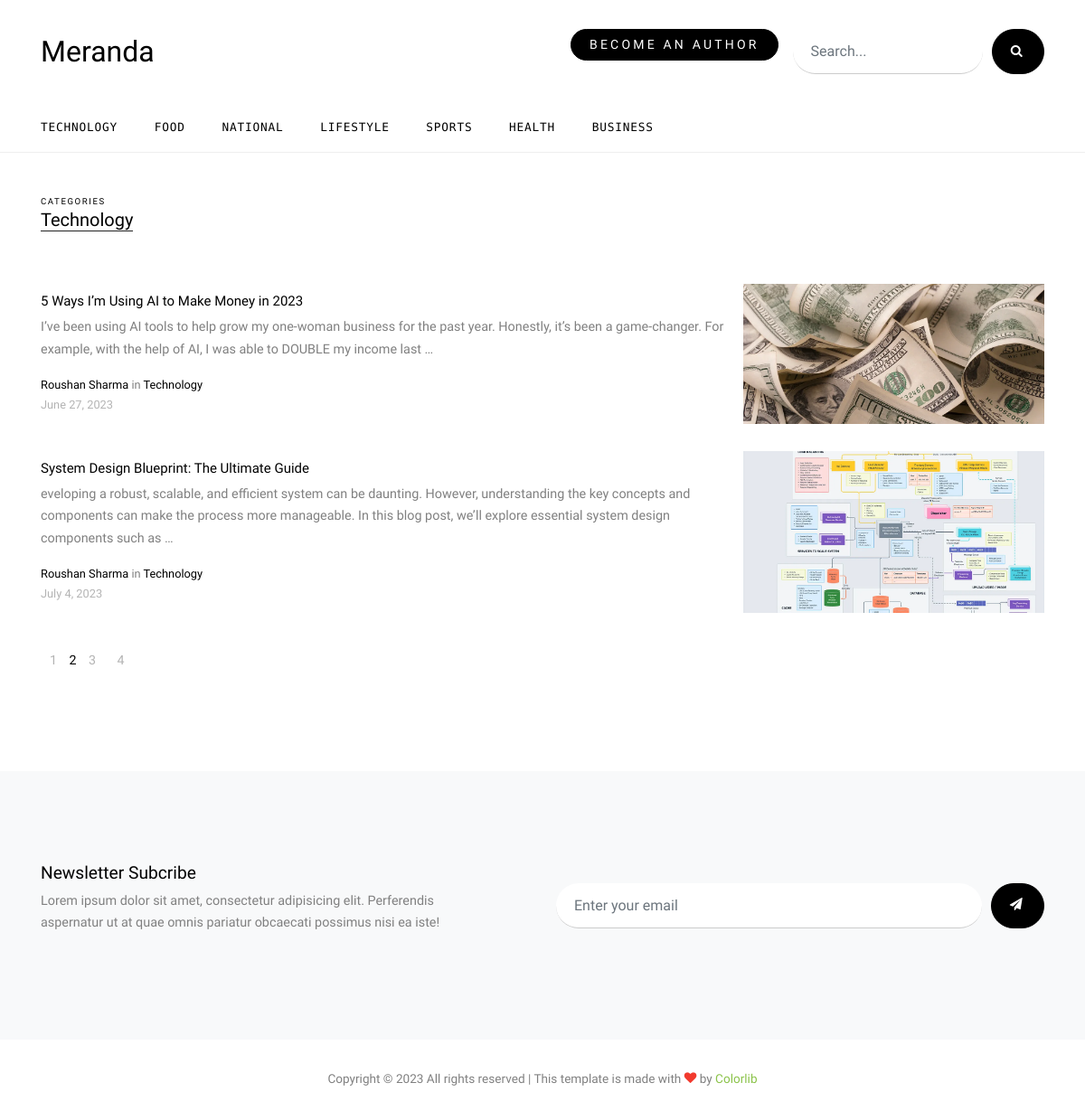
Page /category/Technology on the committed database.
### blogs/models.py (models this page shows, shortened)
class Category(models.Model):
    name = models.CharField(max_length=35)
    def __str__(self):
        return self.name

class Blog(models.Model):
    title = models.CharField(max_length=150)
    description = models.TextField()
    category = models.ForeignKey(Category, on_delete=models.SET_NULL, null=True)
    author = models.ForeignKey(Author, null=True, on_delete=models.SET_NULL)
    created_at = models.DateField(auto_now_add=True)
    last_edit = models.DateTimeField(auto_now=True)
    image = models.ImageField(null=True, blank=True)
    @property
    def imageURL(self):
        url = ""
        try:
            url = self.image.url
        except:
            url = ""
        return url

class Author(models.Model):
    category = models.ForeignKey(Category, on_delete=models.SET_NULL, null=True)
    user = models.OneToOneField(User, null=True, on_delete=models.SET_NULL)
    def __str__(self):
        return self.user.first_name + " " + self.user.last_name

### blogs/views.py (the view)
# urls.py: path('category/<str:name>', views.category_wise),
def category_wise(request, name):
    category = Category.objects.get(name=name)
    blogs = Blog.objects.filter(category=category)
    context = {'blogs':blogs, 'category':category}
    return render(request, 'category_wise.html', context)

### blogs/context_processors.py (called while the page is built)
def blogs_and_categories(request):
    all_blogs = Blog.objects.all()
    all_categories = Category.objects.all()
    return {'all_blogs':all_blogs, 'all_categories':all_categories}

### templates/category_wise.html
{% extends 'base.html' %}
{% load static %}
{% block 'content' %}
    <div class="site-section">
      <div class="container">
        <div class="row">
          <div class="col-lg-12">
            <div class="section-title">
              <span class="caption d-block small">Categories</span>
              <h2>{{ category }}</h2>
            </div>
            {% for blog in blogs %}
            <div class="post-entry-2 d-flex">
              <div class="thumbnail order-md-2" style="background-image: url({{blog.imageURL}})"></div>
              <div class="contents order-md-1 pl-0">
                <h2><a href="blog-single.html">{{ blog.title }}</a></h2>
                <p class="mb-3">{{ blog.description|truncatewords:35}}</p>
                <div class="post-meta">
                  <span class="d-block"><a href="#">{{ blog.author }}</a> in <a href="/category/{{category.name}}">{{ blog.category }}</a></span>
                  <span class="date-read">{{ blog.created_at }}</span>
                </div>
              </div>
            </div>
            {% endfor %}
          </div>
        </div>
        <div class="row">
          <div class="col-lg-6">
            <ul class="custom-pagination list-unstyled">
              <li><a href="#">1</a></li>
              <li class="active">2</li>
              <li><a href="#">3</a></li>
              <li><a href="#">4</a></li>
            </ul>
          </div>
        </div>
      </div>
    </div>
    <div class="site-section subscribe bg-light">
      <div class="container">
        <form action="#" class="row align-items-center">
          <div class="col-md-5 mr-auto">
            <h2>Newsletter Subcribe</h2>
            <p>Lorem ipsum dolor sit amet, consectetur adipisicing elit. Perferendis aspernatur ut at quae omnis pariatur obcaecati possimus nisi ea iste!</p>
          </div>
          <div class="col-md-6 ml-auto">
            <div class="d-flex">
              <input type="email" class="form-control" placeholder="Enter your email">
              <button type="submit" class="btn btn-secondary" ><span class="icon-paper-plane"></span></button>
            </div>
          </div>
        </form>
      </div>
    </div>
    {% endblock %}

### templates/base.html (shortened to what this page needs)
{% load static %}
<!DOCTYPE html>
<html lang="en">
<head>
    <link rel="stylesheet" href="{% static 'fonts/icomoon/style.css' %}">
    <link rel="stylesheet" href="{% static 'css/bootstrap.min.css' %}">
    <link rel="stylesheet" href="{% static 'css/jquery-ui.css' %}">
    <link rel="stylesheet" href="{% static 'css/owl.carousel.min.css' %}">
    <link rel="stylesheet" href="{% static 'css/owl.theme.default.min.css' %}">
    <link rel="stylesheet" href="{% static 'css/owl.theme.default.min.css' %}">
    <link rel="stylesheet" href="{% static 'css/jquery.fancybox.min.css' %}">
    <link rel="stylesheet" href="{% static 'css/bootstrap-datepicker.css' %}">
    <link rel="stylesheet" href="{% static 'fonts/flaticon/font/flaticon.css' %}">
    <link rel="stylesheet" href="{% static 'css/aos.css' %}">
    <link href="{% static 'css/jquery.mb.YTPlayer.min.css' %}" media="all" rel="stylesheet" type="text/css">
    <link rel="stylesheet" href="{% static 'css/style.css' %}">
</head>
<body data-spy="scroll" data-target=".site-navbar-target" data-offset="300">
    <div class="site-wrap">
        <div class="header-top">
            <div class="container">
                <div class="row align-items-center">
                    <div class="col-12 col-lg-6 d-flex">
                        <a href="/" class="site-logo">
                            Meranda
                        </a>
                    </div>
                    <div class="col-12 col-lg-6 ml-auto d-flex align-center">
                        <div class="ml-md-auto mr-3">
                            {% if request.user.author %}
                            <a href="/author_dashboard" class="btn btn-primary">Go to Dashboard</a>
                            {% else %}
                            <a href="/author_reg" class="btn btn-primary">Become an Author</a>
                            {% endif %}
                        </div>
                        <form action="#" class="search-form d-inline-block">
                            <div class="d-flex">
                                <input type="email" class="form-control" placeholder="Search...">
                                <button type="submit" class="btn btn-secondary"><span
                                        class="icon-search"></span></button>
                            </div>
                        </form>
                    </div>
                </div>
            </div>
            <div class="site-navbar py-2 js-sticky-header site-navbar-target d-none pl-0 d-lg-block" role="banner">
                <div class="container">
                    <div class="d-flex align-items-center">
                        <div class="mr-auto">
                            <nav class="site-navigation position-relative text-right" role="navigation">
                                <ul class="site-menu main-menu js-clone-nav mr-auto d-none pl-0 d-lg-block">
                                    {% for category in all_categories %}
                                    <li>
                                        <a href="/category/{{category.name}}" class="nav-link text-left">{{ category.name }}</a>
                                    </li>
                                    {% endfor %}
                                </ul>
                            </nav>
                        </div>
                    </div>
                </div>
            </div>
        </div>
        <div class="site-section py-0">
            {% block 'content' %}
            {% endblock %}
        </div>
        <div class="footer">
            <div class="container">
                <div class="row">
                    <div class="col-12">
                        <div class="copyright">
                            <p>
                                Copyright &copy;
                                <script>document.write(new Date().getFullYear());</script> All rights reserved | This
                                template is made with <i class="icon-heart text-danger" aria-hidden="true"></i> by <a
                                    href="https://colorlib.com" target="_blank">Colorlib</a>
                            </p>
                        </div>
                    </div>
                </div>
            </div>
        </div>
    </div>
</body>
</html>

### rows in the picture
Category: name "TECHNOLOGY", name "Technology"
Category: name "FOOD"
Category: name "NATIONAL"
Category: name "LIFESTYLE"
Category: name "SPORTS"
Category: name "HEALTH"
Category: name "BUSINESS"
Blog: imageURL (picture), title "5 Ways I’m Using AI to Make Money in 2023", description "I’ve been using AI tools to help grow my one-woman business for the past year. Honestly, it’s been a game-changer. For example, with the help of AI, I was able to DOUBLE my income last …", author "Roushan Sharma", category "Technology", created_at "June 27, 2023"
Blog: imageURL (picture), title "System Design Blueprint: The Ultimate Guide", description "eveloping a robust, scalable, and efficient system can be daunting. However, understanding the key concepts and components can make the process more manageable. In this blog post, we’ll explore essential system design components such as …", author "Roushan Sharma", category "Technology", created_at "July 4, 2023"
